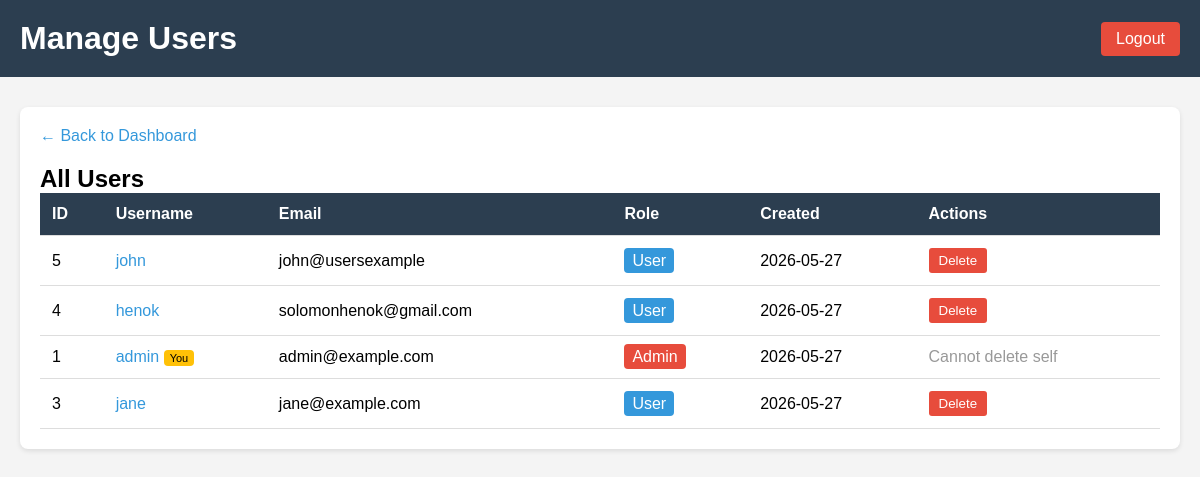
Page /manage_users (signed in) on the committed database.
### database.py (models this page shows)
class User(UserMixin, db.Model):
    __tablename__ = 'users'
    id = db.Column(db.Integer, primary_key=True)
    username = db.Column(db.String(50), unique=True, nullable=False)
    password = db.Column(db.String(255), nullable=False)
    email = db.Column(db.String(100))
    role = db.Column(db.String(20), default='user')
    created_at = db.Column(db.DateTime, default=datetime.utcnow)
    sent_messages = db.relationship('Message', foreign_keys='Message.sender_id', backref='sender')
    received_messages = db.relationship('Message', foreign_keys='Message.receiver_id', backref='receiver')

### app.py (the view)
@app.route('/manage_users', methods=['GET', 'POST'])
def manage_users():
    if current_user.is_authenticated and current_user.role != 'admin':
        return redirect(url_for('index'))
    if current_user.is_authenticated and current_user.role == 'admin':
        stmt = sa.select(User).order_by(User.created_at.desc())
        all_users = db.session.execute(stmt).scalars().all()
        return render_template('manage_users.html', users=all_users)

### app.py (called while the page is built)
@login_manager.user_loader
def load_user(user_id):
    return db.session.get(User, int(user_id))

### templates/manage_users.html (shortened to what this page needs)
<!DOCTYPE html>
<html>
<head>
</head>
<body>
    <div class="header">
        <h1>Manage Users</h1>
        <a href="{{ url_for('logout') }}" class="logout">Logout</a>
    </div>
    <div class="container">
        <div class="card">
            <a href="{{ url_for('admin_dashboard') }}" class="back-link">← Back to Dashboard</a>
            <h2>All Users</h2>
            <table>
                <thead>
                    <tr>
                        <th>ID</th>
                        <th>Username</th>
                        <th>Email</th>
                        <th>Role</th>
                        <th>Created</th>
                        <th>Actions</th>
                    </tr>
                </thead>
                <tbody>
                    {% for user in users %}
                    <tr>
                        <td>{{ user.id }}</td>
                        <td>
                              <a href="{{ url_for('admin_conversation', user_id=user.id) }}" style="color: #3498db; text-decoration: none;">
                           {{ user.username }}</a>
                            {% if user.id == current_user.id %}
                                <span style="background: #ffc107; padding: 2px 6px; border-radius: 4px; font-size: 11px;">You</span>
                            {% endif %}
                        </td>
                        <td>{{ user.email }}</td>
                        <td>
                            {% if user.role == 'admin' %}
                                <span style="background: #e74c3c; color: white; padding: 4px 8px; border-radius: 4px;">Admin</span>
                            {% else %}
                                <span style="background: #3498db; color: white; padding: 4px 8px; border-radius: 4px;">User</span>
                            {% endif %}
                        </td>
                        <td>{{ user.created_at.strftime('%Y-%m-%d') if user.created_at else 'N/A' }}</td>
                        <td>
                            {% if user.id != current_user.id %}
                                <form method="POST" action="{{ url_for('admin_delete_user') }}" style="display: inline;">
                                    <button type="submit" onclick="return confirm('Delete {{ user.username }}?')" class="btn">Delete</button>
                                </form>
                            {% else %}
                                <span style="color: #999;">Cannot delete self</span>
                            {% endif %}
                        </td>
                    </tr>
                    {% endfor %}
                </tbody>
            </table>
        </div>
    </div>
</body>
</html>

### templates/manage_users.html (style rules this page uses)
* { margin: 0; padding: 0; box-sizing: border-box; }
body { font-family: Arial, sans-serif; background: #f4f4f4; }
.header { background: #2c3e50; color: white; padding: 20px; display: flex; justify-content: space-between; align-items: center; }
.container { max-width: 1200px; margin: 30px auto; padding: 0 20px; }
.card { background: white; padding: 20px; border-radius: 8px; box-shadow: 0 2px 5px rgba(0,0,0,0.1); }
table { width: 100%; border-collapse: collapse; }
th, td { padding: 12px; text-align: left; border-bottom: 1px solid #ddd; }
th { background: #2c3e50; color: white; }
.btn { background: #e74c3c; color: white; padding: 5px 10px; text-decoration: none; border-radius: 3px; border: none; cursor: pointer; }
.back-link { display: inline-block; margin-bottom: 20px; color: #3498db; text-decoration: none; }
.logout { color: white; text-decoration: none; background: #e74c3c; padding: 8px 15px; border-radius: 4px; }

### rows in the picture
User: id "5", username "john", email "john@usersexample", role "User", created_at "2026-05-27"
User: id "4", username "henok", email "solomonhenok@gmail.com", role "User", created_at "2026-05-27"
User: id "1", username "admin", shows "You", email "admin@example.com", role "Admin", created_at "2026-05-27", shows "Cannot delete self"
User: id "3", username "jane", email "jane@example.com", role "User", created_at "2026-05-27"
